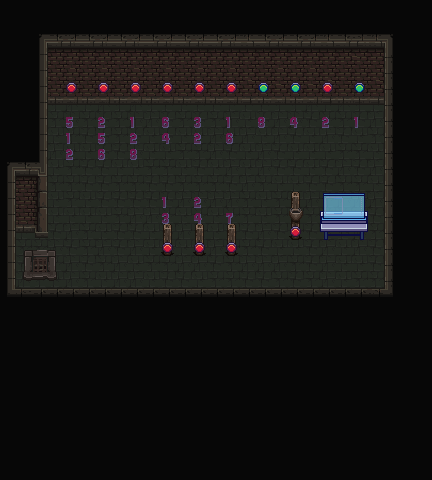

A level layout from a 2D game, rendered from its tile map. Below: a short description, then the map file with tile-grid data replaced by summaries:
An orthogonal 27x30 tile map with 16x16 px tiles, 3 tile layers (Floor, Walls, Roof), 3 tilesets and 18 objects.

<map version="1.10" tiledversion="1.11.2" orientation="orthogonal" renderorder="right-down" width="27" height="30" tilewidth="16" tileheight="16" infinite="0" nextlayerid="19" nextobjectid="67">
 <tileset firstgid="1" source="../tilesets/mainRoom/tileset.tsx" />
 <tileset firstgid="2561" source="../tilesets/mainRoom/tilesStuff.tsx" />
 <tileset firstgid="3153" source="../tilesets/mainRoom/decorative.tsx" />
 <layer id="1" name="Floor" width="27" height="30">
  <data>[810 cells, 660 non-empty, 7 distinct tile ids]</data>
 </layer>
 <layer id="2" name="Walls" width="27" height="30">
  <data>[810 cells, 409 non-empty, 74 distinct tile ids]</data>
 </layer>
 <objectgroup id="5" name="Collision">
  <object id="12" x="321.5" y="213" width="45.3333" height="12.6667" />
  <object id="46" x="-0.608751" y="291.08" width="48.0913" height="5.99001" />
  <object id="47" x="-3.22" y="213.925" width="45.2488" height="10.5663" />
  <object id="48" x="40.1776" y="82.1247" width="1.85126" height="141.991" />
  <object id="49" x="40.1776" y="79.9436" width="353.075" height="12.8558" />
  <object id="50" x="389.716" y="82.5739" width="2.31876" height="216.162" />
  <object id="51" x="41.6338" y="290.995" width="354.902" height="6.34871" />
  <object id="52" x="2.33333" y="219.145" width="7.8333" height="75.1875" />
  <object id="53" x="321.5" y="213" width="45.3333" height="12.6667" />
  <object id="54" x="291.833" y="221.833" width="9.33333" height="10" />
  <object id="59" x="227.394" y="238.379" width="8.72727" height="6.36364" />
  <object id="60" x="195.03" y="239.743" width="8.72727" height="6.36364" />
  <object id="61" x="163.212" y="239.925" width="8.72727" height="6.36364" />
 </objectgroup>
 <objectgroup id="6" name="Door">
  <object id="58" x="33" y="256.667" width="14.6667" height="16" />
 </objectgroup>
 <objectgroup id="7" name="Button_0" />
 <objectgroup id="8" name="Button_1">
  <object id="62" x="162.909" y="246" width="9.45455" height="4.90909" />
 </objectgroup>
 <objectgroup id="9" name="Button_2">
  <object id="65" x="195.091" y="245.091" width="8.90909" height="7.27273" />
 </objectgroup>
 <objectgroup id="12" name="Button_3">
  <object id="66" x="227.091" y="244.545" width="9.81818" height="8.72727" />
 </objectgroup>
 <objectgroup id="11" name="Button_4" />
 <objectgroup id="10" name="Button_5" />
 <objectgroup id="16" name="Button_6" />
 <objectgroup id="15" name="Button_7" />
 <objectgroup id="14" name="Button_8" />
 <objectgroup id="13" name="Button_9" />
 <objectgroup id="17" name="Computer">
  <object id="31" x="320.833" y="221.833" width="46.6667" height="10.3333" />
 </objectgroup>
 <layer id="4" name="Roof" width="27" height="30">
  <data>[810 cells, 44 non-empty, 17 distinct tile ids]</data>
 </layer>
</map>
